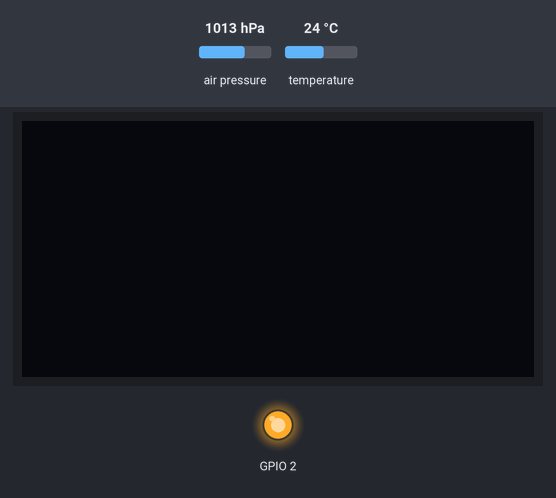
This sketch was run on a simulated ESP32. On the bench: 128×64 one-colour display, output pins drawn as LEDs (lit = HIGH). Inputs (shaded band) come from the test bench; at power-on: air pressure 1013 hPa, temperature 24 °C. WiFi joins after 1.5 s; servers stay silent unless stated; what the sketch prints to the serial monitor is not drawn.

Above: at 0.1 s.
At 1.0 s:
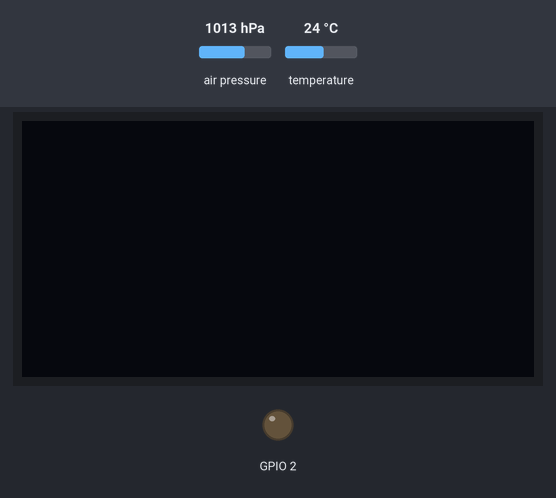
Timing chart, 0 to 2.7 s (numbered marks = the images above):
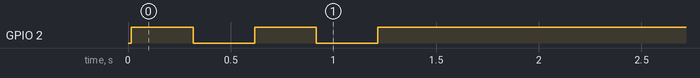

The sketch:

GISMO7_BMP280_OLED_FB_Anonymous.ino
```cpp
#include <WiFi.h>
#include <FirebaseESP32.h>
//Provide the token generation process info.
#include "addons/TokenHelper.h"
//Provide the RTDB payload printing info and other helper functions.
#include "addons/RTDBHelper.h"
#include <Wire.h>
#include <SSD1306.h>
#include <Adafruit_BMP280.h>


Adafruit_BMP280 bmp; // I2C
SSD1306  display(0x3c, 21, 22);
#define SEALEVELPRESSURE_HPA (1013.25)

float tempC,tempF,atPressure,altitude,humidity;

#define WIFI_SSID "xxxxxxxxxxx"
#define WIFI_PASSWORD "xxxxxxxxxxxxxxx"
#define API_KEY "xxxxxxxxxxxxxxxx"
#define DATABASE_URL "xxxxxxxxxxxxxxxxxxxxxx" //<databaseName>.firebaseio.com or <databaseName>.<region>.firebasedatabase.app

FirebaseData fbdo;
FirebaseAuth auth;
FirebaseConfig config;

unsigned long dataMillis = 0;
int count = 0;
bool signupOK = false;
//String myString;

void setup()
{

    pinMode(2,OUTPUT);
    Serial.begin(115200);

    Serial.println(F("BMP280 test"));

  if (!bmp.begin(BMP280_ADDRESS_ALT, BMP280_CHIPID)) {
      Serial.println(F("Could not find a valid BMP280 sensor, check wiring or "
                      "try a different address!"));
    while (1) delay(10);
  }

  /* Default settings from datasheet. */
  bmp.setSampling(Adafruit_BMP280::MODE_NORMAL,     /* Operating Mode. */
                  Adafruit_BMP280::SAMPLING_X2,     /* Temp. oversampling */
                  Adafruit_BMP280::SAMPLING_X16,    /* Pressure oversampling */
                  Adafruit_BMP280::FILTER_X16,      /* Filtering. */
                  Adafruit_BMP280::STANDBY_MS_500); /* Standby time. */

     OLEDInit();


    WiFiInit();
    FirebaseInit();
}

void loop()
{
    if (millis() - dataMillis > 5000 && signupOK && Firebase.ready())
    {
        dataMillis = millis();
        printValues();
        displayValues();

        //String path = auth.token.uid.c_str(); //<- user uid
       // path = "/test/int";
        //Serial.printf("Set int... %s\n", Firebase.setInt(fbdo, path.c_str(), count++) ? "ok" : fbdo.errorReason().c_str());
        //Serial.printf("Set int... %s\n", Firebase.setInt(fbdo, "IOTLAB/SensorValue", count++) ? "ok" : fbdo.errorReason().c_str());

}
}

void WiFiInit(){
  WiFi.begin(WIFI_SSID, WIFI_PASSWORD);
    Serial.print("Connecting to Wi-Fi");
    while (WiFi.status() != WL_CONNECTED)
    {
        Serial.print(".");
        digitalWrite(2,!digitalRead(2));
        delay(300);
    }
    Serial.println();
    Serial.print("Connected with IP: ");
    Serial.println(WiFi.localIP());
    Serial.println();

}
void FirebaseInit(){
    Serial.printf("Firebase Client v%s\n\n", FIREBASE_CLIENT_VERSION);

   config.api_key = API_KEY;
   config.database_url = DATABASE_URL;
   Firebase.reconnectWiFi(true);
   Serial.print("Sign up new user... ");

    /* Sign up */
    if (Firebase.signUp(&config, &auth, "", ""))
    {
        Serial.println("ok");
        signupOK = true;

        /** if the database rules were set as in the example "EmailPassword.ino"
         * This new user can be access the following location.
         *
         * "/UserData/<user uid>"
         *
         * The new user UID or <user uid> can be taken from auth.token.uid
        */
    }
    else
        Serial.printf("%s\n", config.signer.signupError.message.c_str());

    /* Assign the callback function for the long running token generation task */
    config.token_status_callback = tokenStatusCallback; //see addons/TokenHelper.h

    /** The id token (C++ string) will be available from config.signer.tokens.id_token
     * if the sig-up was successful.
     *
     * Now you can initialize the library using the internal created credentials.
     *
     * If the sign-up was failed, the following function will initialize because
     * the internal authentication credentials are not created.
    */
    Firebase.begin(&config, &auth);
}
void OLEDInit(){
  display.init();
  display.setFont(ArialMT_Plain_16);
}
void printValues(){
 // float tempC,tempF,atPressure,altitude,humidity;
  Serial.print("Temperature = ");
  tempC = bmp.readTemperature();
//Serial.print(bme.readTemperature());
Serial.print(tempC);
Serial.println(" deg C");
Firebase.setFloat(fbdo,"IOTLAB/Environment_Monitor/Temperature",tempC);

Serial.print("Temperature = ");
//Serial.print(1.8*bme.readTemperature()+32);
Serial.print(1.8*tempC+32);
Serial.println(" deg F");

Serial.print("Pressure = ");
atPressure=bmp.readPressure()/100.0F;
//Serial.print(bme.readPressure()/100.0F);
Serial.print(atPressure);
Serial.println(" hPa");
Firebase.setFloat(fbdo,"IOTLAB/Environment_Monitor/Pressure",atPressure);

Serial.print("Altitude = ");
altitude=bmp.readAltitude(SEALEVELPRESSURE_HPA);
//Serial.print(bme.readAltitude(SEALEVELPRESSURE_HPA));
Serial.print(altitude);
Serial.println(" m");
Firebase.setFloat(fbdo,"IOTLAB/Environment_Monitor/Altitude",altitude);
Serial.println();
Firebase.setFloat(fbdo,"IOTLAB/Environment_Monitor/Humidity",0.0);

}

void displayValues(){
  display.clear();

  String myString = "";

  char buffer[6];
  dtostrf(tempC,5,1,buffer);
  myString.concat(buffer);
  myString.concat(" C");
  display.drawString(0,0,myString);

  humidity = 0.0;
  myString = "";
  dtostrf(humidity,5,1,buffer);
  myString.concat(buffer);
  myString.concat(" %");
  display.drawString(64,0,myString);

 myString = "";
  dtostrf(atPressure,5,1,buffer);
  myString.concat(buffer);
   display.drawString(0,30,myString);

    myString = "";
  dtostrf(altitude,5,1,buffer);
  myString.concat(buffer);
  myString.concat("m");
   display.drawString(64,30,myString);


  display.display();

}
```
